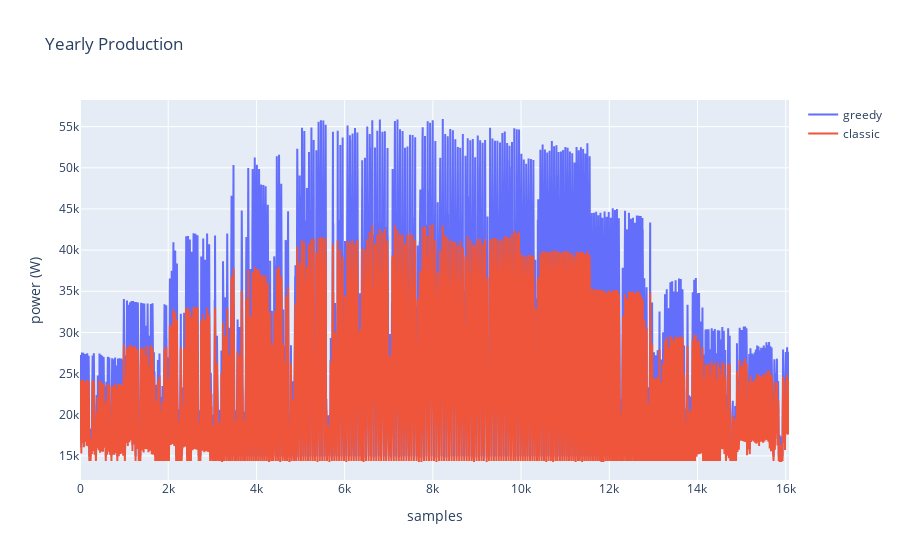

Notebook cell for this chart:
### Code cell
fig = go.Figure()
fig.add_trace(go.Scatter(x=temp.id, y=temp.greedy,
                    mode='lines',
                    name='greedy'))
fig.add_trace(go.Scatter(x=temp.id, y=temp.classic,
                    mode='lines',
                    name='classic'))
fig.update_layout(title='Yearly Production',
                   xaxis_title='samples',
                   yaxis_title='power (W)')
fig

### Figure 1 — Plotly figure (JSON) as saved in the notebook; plotly's stock layout.template omitted (floating-point values rounded to 4 significant figures; data arrays with more than 128 entries replaced by an {"elided": "..."} marker saying what was removed)
{"data": [{"mode": "lines", "name": "greedy", "type": "scatter", "x": {"elided": "16076 int values"}, "y": {"elided": "16076 float values"}}, {"mode": "lines", "name": "classic", "type": "scatter", "x": {"elided": "16076 int values"}, "y": {"elided": "16076 float values"}}], "layout": {"title": {"text": "Yearly Production"}, "xaxis": {"title": {"text": "samples"}}, "yaxis": {"title": {"text": "power (W)"}}}}
